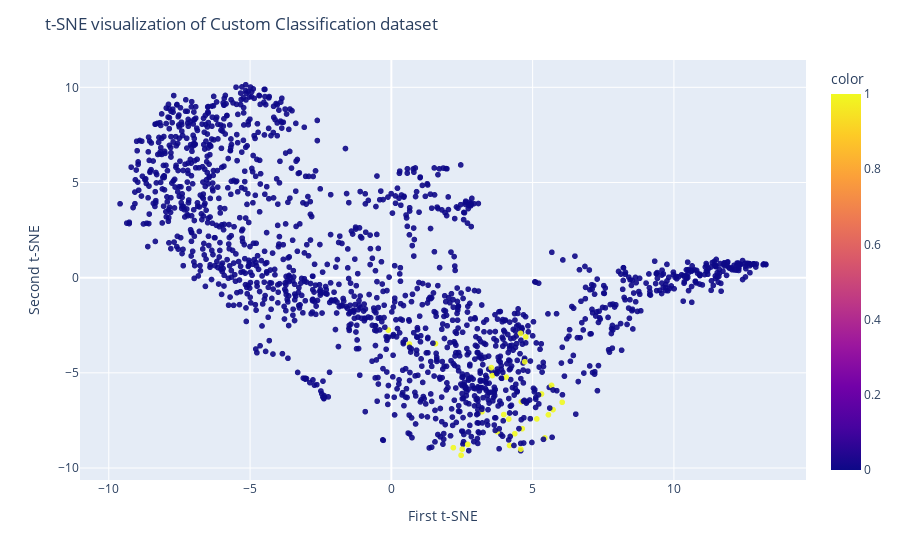

Notebook code cell kept with this figure:
### Code cell
from sklearn.manifold import TSNE

tsne = TSNE(n_components=2, perplexity=270, random_state=42)

X_tsne = tsne.fit_transform(np.array(X_test))
print(tsne.kl_divergence_)

fig = px.scatter(x=X_tsne[:, 0], y=X_tsne[:, 1], color=y_test, opacity=0.9)
fig.update_layout(
    title="t-SNE visualization of Custom Classification dataset",
    xaxis_title="First t-SNE",
    yaxis_title="Second t-SNE",
)
fig.show()

### Figure 1 — Plotly figure (JSON) as saved in the notebook; plotly's stock layout.template omitted (floating-point values rounded to 4 significant figures; data arrays with more than 128 entries replaced by an {"elided": "..."} marker saying what was removed)
{"data": [{"hovertemplate": "x=%{x}<br>y=%{y}<br>color=%{marker.color}<extra></extra>", "legendgroup": "", "marker": {"color": {"elided": "1657 int values"}, "coloraxis": "coloraxis", "opacity": 0.9, "symbol": "circle"}, "mode": "markers", "name": "", "showlegend": false, "type": "scattergl", "x": {"elided": "1657 float values"}, "xaxis": "x", "y": {"elided": "1657 float values"}, "yaxis": "y"}], "layout": {"coloraxis": {"colorbar": {"title": {"text": "color"}}, "colorscale": [[0, "#0d0887"], [0.1111, "#46039f"], [0.2222, "#7201a8"], [0.3333, "#9c179e"], [0.4444, "#bd3786"], [0.5556, "#d8576b"], [0.6667, "#ed7953"], [0.7778, "#fb9f3a"], [0.8889, "#fdca26"], [1, "#f0f921"]]}, "legend": {"tracegroupgap": 0}, "margin": {"t": 60}, "title": {"text": "t-SNE visualization of Custom Classification dataset"}, "xaxis": {"anchor": "y", "domain": [0, 1], "title": {"text": "First t-SNE"}}, "yaxis": {"anchor": "x", "domain": [0, 1], "title": {"text": "Second t-SNE"}}}}
